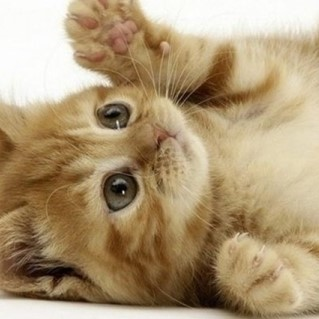
//> input picture opencv/opencv_Visual_Studio/cat.jpg, 319 x 319 px
$ ./3-3-2   (built with g++ and OpenCV 4)
//> lines starting //> are read from the running program, lines starting //| are printed output that depends on the picture
#include <opencv2/opencv.hpp>
using namespace cv;
using namespace std;

void filter(Mat img, Mat& dst, Mat mask)
{
	dst = Mat(img.size(), CV_32F, Scalar(0));
	Point h_m = mask.size() / 2;

	for (int i = h_m.y; i < img.rows - h_m.y; i++) {
		for (int j = h_m.x; j < img.cols - h_m.x; j++)
		{
			float sum = 0;
			for (int u = 0; u < mask.rows; u++) {
				for (int v = 0; v < mask.cols; v++)
				{
					int y = i + u - h_m.y;
					int x = j + v - h_m.x;
					sum += mask.at<float>(u, v) * img.at<uchar>(y, x);
				}
			}
			dst.at<float>(i, j) = sum;
		}
	}
}

int main()
{
	Mat image = imread("C:/Users/PIRL/Desktop/cat.jpg", 1);
//> image is the input picture: 319 rows x 319 cols, CV_8UC3; mean B, G, R 118.4, 152.3, 174.3
	CV_Assert(image.data);

	float data1[] = {
	   0, -1, 0,
	   -1, 5, -1,
	   0, -1, 0,
	};
	float data2[] = {
	   -1, -1, -1,
	   -1, 9, -1,
	   -1, -1, -1,
	};

	Mat mask1(3, 3, CV_32F, data1);
	Mat mask2(3, 3, CV_32F, data2);
	Mat sharpen1, sharpen2;
	filter2D(image, sharpen1, -1, mask1);
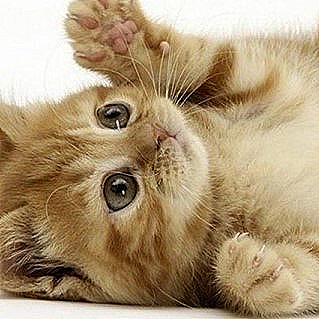
//> sharpen1: 319 rows x 319 cols, CV_8UC3; mean B, G, R 118.9, 152.4, 174.3
	filter2D(image, sharpen2, -1, mask2);
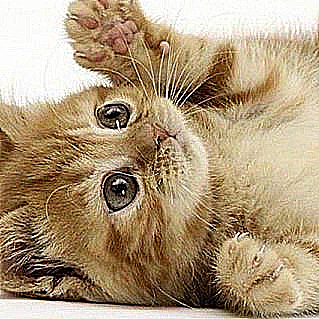
//> sharpen2: 319 rows x 319 cols, CV_8UC3; mean B, G, R 121, 153.1, 174.1
	sharpen1.convertTo(sharpen1, CV_8U);
	sharpen2.convertTo(sharpen2, CV_8U);

	imshow("sharpen1", sharpen1);
	imshow("sharpen2", sharpen2);
	imshow("image", image);
	waitKey();
	return 0;
}

$ run again, with opencv/opencv_Visual_Studio/5.jpg copied over opencv/opencv_Visual_Studio/cat.jpg
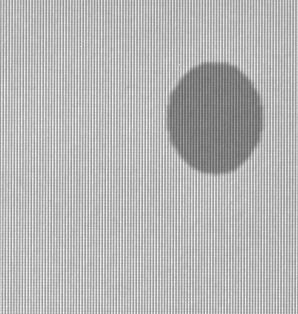
//> input picture opencv/opencv_Visual_Studio/5.jpg, 298 x 314 px
//> image is the input picture: 314 rows x 298 cols, CV_8UC3; min 94, max 251, mean 182.1
//> `filter2D(image, sharpen1, -1, mask1);`:
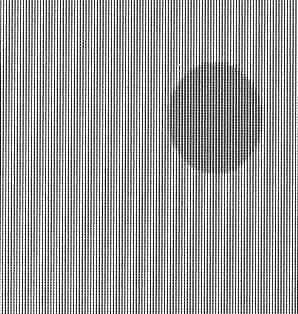
//> sharpen1: 314 rows x 298 cols, CV_8UC3; min 0, max 255, mean 161.7
//> `filter2D(image, sharpen2, -1, mask2);`:
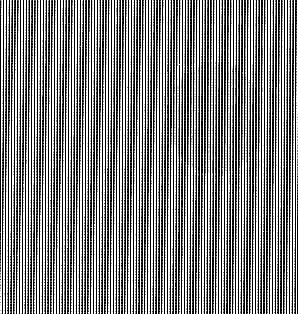
//> sharpen2: 314 rows x 298 cols, CV_8UC3; min 0, max 255, mean 134.8
